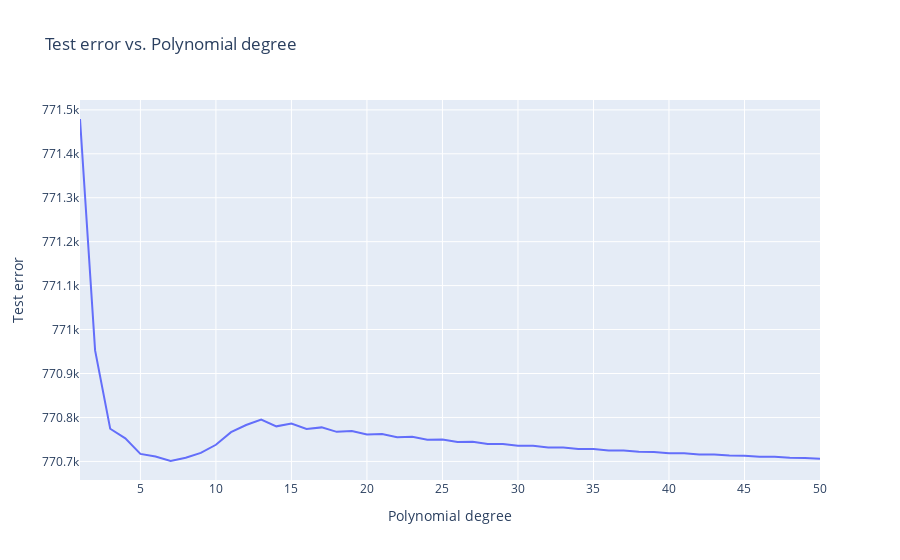

The notebook cell saved with this chart:
### Code cell
# Plot the results
px.line(x=range(1, 51), y=test_errors, title='Test error vs. Polynomial degree', labels={'x': 'Polynomial degree', 'y': 'Test error'}, log_y=True)

### Figure 1 — Plotly figure (JSON) as saved in the notebook; plotly's stock layout.template omitted (floating-point values rounded to 4 significant figures)
{"data": [{"hovertemplate": "Polynomial degree=%{x}<br>Test error=%{y}<extra></extra>", "legendgroup": "", "line": {"color": "#636efa", "dash": "solid"}, "marker": {"symbol": "circle"}, "mode": "lines", "name": "", "orientation": "v", "showlegend": false, "type": "scatter", "x": [1, 2, 3, 4, 5, 6, 7, 8, 9, 10, 11, 12, 13, 14, 15, 16, 17, 18, 19, 20, 21, 22, 23, 24, 25, 26, 27, 28, 29, 30, 31, 32, 33, 34, 35, 36, 37, 38, 39, 40, 41, 42, 43, 44, 45, 46, 47, 48, 49, 50], "xaxis": "x", "y": [771500.0, 771000.0, 770800.0, 770800.0, 770700.0, 770700.0, 770700.0, 770700.0, 770700.0, 770700.0, 770800.0, 770800.0, 770800.0, 770800.0, 770800.0, 770800.0, 770800.0, 770800.0, 770800.0, 770800.0, 770800.0, 770800.0, 770800.0, 770700.0, 770800.0, 770700.0, 770700.0, 770700.0, 770700.0, 770700.0, 770700.0, 770700.0, 770700.0, 770700.0, 770700.0, 770700.0, 770700.0, 770700.0, 770700.0, 770700.0, 770700.0, 770700.0, 770700.0, 770700.0, 770700.0, 770700.0, 770700.0, 770700.0, 770700.0, 770700.0], "yaxis": "y"}], "layout": {"legend": {"tracegroupgap": 0}, "title": {"text": "Test error vs. Polynomial degree"}, "xaxis": {"anchor": "y", "domain": [0, 1], "title": {"text": "Polynomial degree"}}, "yaxis": {"anchor": "x", "domain": [0, 1], "title": {"text": "Test error"}, "type": "log"}}}
